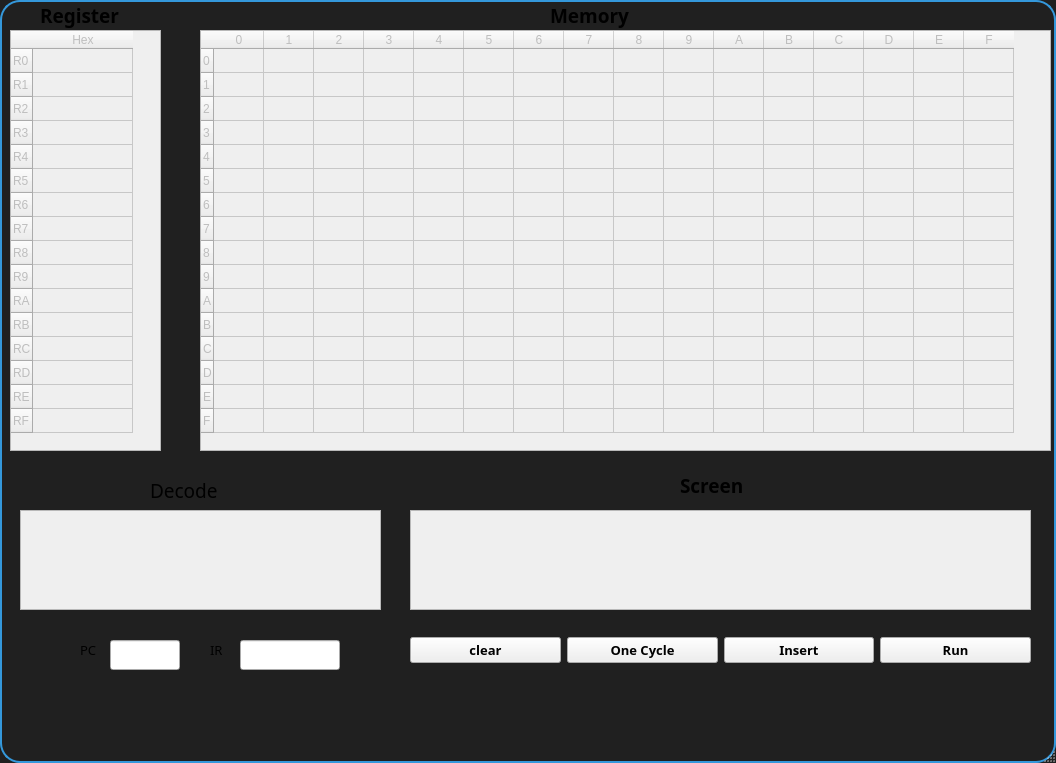
<?xml version="1.0" encoding="UTF-8"?>
<ui version="4.0">
 <class>MainWindow</class>
 <widget class="QMainWindow" name="MainWindow">
  <property name="enabled">
   <bool>true</bool>
  </property>
  <property name="geometry">
   <rect>
    <x>0</x>
    <y>0</y>
    <width>1056</width>
    <height>763</height>
   </rect>
  </property>
  <property name="sizePolicy">
   <sizepolicy hsizetype="Preferred" vsizetype="Preferred">
    <horstretch>0</horstretch>
    <verstretch>0</verstretch>
   </sizepolicy>
  </property>
  <property name="minimumSize">
   <size>
    <width>1056</width>
    <height>0</height>
   </size>
  </property>
  <property name="baseSize">
   <size>
    <width>0</width>
    <height>0</height>
   </size>
  </property>
  <property name="font">
   <font>
    <pointsize>10</pointsize>
    <bold>false</bold>
   </font>
  </property>
  <property name="windowTitle">
   <string>MainWindow</string>
  </property>
  <property name="styleSheet">
   <string notr="true">/* Set a background color for the central widget that will &quot;show through&quot; the rounded corners */
QWidget#centralWidget {
    background-color: #3498db; /* This color will act as the &quot;border-radius color&quot; */
}

/* Style the QMainWindow */
QMainWindow {
    background-color: #202020; /* Main background color of the window */
    border: 2px solid #3498db; /* Border color around the window */
    border-radius: 20px;       /* Rounded corners */
}
</string>
  </property>
  <property name="iconSize">
   <size>
    <width>30</width>
    <height>30</height>
   </size>
  </property>
  <widget class="QWidget" name="centralwidget">
   <widget class="QLabel" name="labelRegister">
    <property name="geometry">
     <rect>
      <x>40</x>
      <y>0</y>
      <width>91</width>
      <height>31</height>
     </rect>
    </property>
    <property name="font">
     <font>
      <family>Segoe UI Semibold</family>
      <pointsize>14</pointsize>
      <bold>true</bold>
     </font>
    </property>
    <property name="text">
     <string>Register</string>
    </property>
   </widget>
   <widget class="QTextEdit" name="screen">
    <property name="enabled">
     <bool>false</bool>
    </property>
    <property name="geometry">
     <rect>
      <x>410</x>
      <y>510</y>
      <width>621</width>
      <height>100</height>
     </rect>
    </property>
    <property name="html">
     <string>&lt;!DOCTYPE HTML PUBLIC &quot;-//W3C//DTD HTML 4.0//EN&quot; &quot;http://www.w3.org/TR/REC-html40/strict.dtd&quot;&gt;
&lt;html&gt;&lt;head&gt;&lt;meta name=&quot;qrichtext&quot; content=&quot;1&quot; /&gt;&lt;meta charset=&quot;utf-8&quot; /&gt;&lt;style type=&quot;text/css&quot;&gt;
p, li { white-space: pre-wrap; }
hr { height: 1px; border-width: 0; }
li.unchecked::marker { content: &quot;\2610&quot;; }
li.checked::marker { content: &quot;\2612&quot;; }
&lt;/style&gt;&lt;/head&gt;&lt;body style=&quot; font-family:'Segoe UI'; font-size:9pt; font-weight:400; font-style:normal;&quot;&gt;
&lt;p style=&quot;-qt-paragraph-type:empty; margin-top:0px; margin-bottom:0px; margin-left:0px; margin-right:0px; -qt-block-indent:0; text-indent:0px;&quot;&gt;&lt;br /&gt;&lt;/p&gt;&lt;/body&gt;&lt;/html&gt;</string>
    </property>
   </widget>
   <widget class="QTableWidget" name="Register">
    <property name="enabled">
     <bool>false</bool>
    </property>
    <property name="geometry">
     <rect>
      <x>10</x>
      <y>30</y>
      <width>151</width>
      <height>421</height>
     </rect>
    </property>
    <property name="styleSheet">
     <string notr="true"/>
    </property>
    <attribute name="verticalHeaderCascadingSectionResizes">
     <bool>false</bool>
    </attribute>
    <attribute name="verticalHeaderMinimumSectionSize">
     <number>24</number>
    </attribute>
    <attribute name="verticalHeaderDefaultSectionSize">
     <number>24</number>
    </attribute>
    <row>
     <property name="text">
      <string>R0</string>
     </property>
    </row>
    <row>
     <property name="text">
      <string>R1</string>
     </property>
    </row>
    <row>
     <property name="text">
      <string>R2</string>
     </property>
    </row>
    <row>
     <property name="text">
      <string>R3</string>
     </property>
    </row>
    <row>
     <property name="text">
      <string>R4</string>
     </property>
    </row>
    <row>
     <property name="text">
      <string>R5</string>
     </property>
    </row>
    <row>
     <property name="text">
      <string>R6</string>
     </property>
    </row>
    <row>
     <property name="text">
      <string>R7</string>
     </property>
    </row>
    <row>
     <property name="text">
      <string>R8</string>
     </property>
    </row>
    <row>
     <property name="text">
      <string>R9</string>
     </property>
    </row>
    <row>
     <property name="text">
      <string>RA</string>
     </property>
    </row>
    <row>
     <property name="text">
      <string>RB</string>
     </property>
    </row>
    <row>
     <property name="text">
      <string>RC</string>
     </property>
    </row>
    <row>
     <property name="text">
      <string>RD</string>
     </property>
    </row>
    <row>
     <property name="text">
      <string>RE</string>
     </property>
    </row>
    <row>
     <property name="text">
      <string>RF</string>
     </property>
    </row>
    <column>
     <property name="text">
      <string>Hex</string>
     </property>
    </column>
   </widget>
   <widget class="QTableWidget" name="Memory">
    <property name="enabled">
     <bool>false</bool>
    </property>
    <property name="geometry">
     <rect>
      <x>200</x>
      <y>30</y>
      <width>851</width>
      <height>421</height>
     </rect>
    </property>
    <property name="font">
     <font>
      <bold>false</bold>
     </font>
    </property>
    <property name="styleSheet">
     <string notr="true">QTableWidget {
                                border-radius: 20px;
   border: 200px solid #3D3D3D;&quot;  // Optional: add a border around the                background-color: #202020;  // Set table background
                                }


&quot;QTableWidget::item {&quot;
    &quot;   background-color: light gray;&quot;  // Background color for table cells
    &quot;   color: cyan&quot;                 // Text color for table cells
    &quot;}&quot;</string>
    </property>
    <attribute name="horizontalHeaderMinimumSectionSize">
     <number>50</number>
    </attribute>
    <attribute name="horizontalHeaderDefaultSectionSize">
     <number>50</number>
    </attribute>
    <attribute name="verticalHeaderMinimumSectionSize">
     <number>24</number>
    </attribute>
    <attribute name="verticalHeaderDefaultSectionSize">
     <number>24</number>
    </attribute>
    <row>
     <property name="text">
      <string>0</string>
     </property>
    </row>
    <row>
     <property name="text">
      <string>1</string>
     </property>
    </row>
    <row>
     <property name="text">
      <string>2</string>
     </property>
    </row>
    <row>
     <property name="text">
      <string>3</string>
     </property>
    </row>
    <row>
     <property name="text">
      <string>4</string>
     </property>
    </row>
    <row>
     <property name="text">
      <string>5</string>
     </property>
    </row>
    <row>
     <property name="text">
      <string>6</string>
     </property>
    </row>
    <row>
     <property name="text">
      <string>7</string>
     </property>
    </row>
    <row>
     <property name="text">
      <string>8</string>
     </property>
    </row>
    <row>
     <property name="text">
      <string>9</string>
     </property>
    </row>
    <row>
     <property name="text">
      <string>A</string>
     </property>
    </row>
    <row>
     <property name="text">
      <string>B</string>
     </property>
    </row>
    <row>
     <property name="text">
      <string>C</string>
     </property>
    </row>
    <row>
     <property name="text">
      <string>D</string>
     </property>
    </row>
    <row>
     <property name="text">
      <string>E</string>
     </property>
    </row>
    <row>
     <property name="text">
      <string>F</string>
     </property>
    </row>
    <column>
     <property name="text">
      <string>0</string>
     </property>
    </column>
    <column>
     <property name="text">
      <string>1</string>
     </property>
    </column>
    <column>
     <property name="text">
      <string>2</string>
     </property>
    </column>
    <column>
     <property name="text">
      <string>3</string>
     </property>
    </column>
    <column>
     <property name="text">
      <string>4</string>
     </property>
    </column>
    <column>
     <property name="text">
      <string>5</string>
     </property>
    </column>
    <column>
     <property name="text">
      <string>6</string>
     </property>
    </column>
    <column>
     <property name="text">
      <string>7</string>
     </property>
    </column>
    <column>
     <property name="text">
      <string>8</string>
     </property>
    </column>
    <column>
     <property name="text">
      <string>9</string>
     </property>
    </column>
    <column>
     <property name="text">
      <string>A</string>
     </property>
    </column>
    <column>
     <property name="text">
      <string>B</string>
     </property>
    </column>
    <column>
     <property name="text">
      <string>C</string>
     </property>
    </column>
    <column>
     <property name="text">
      <string>D</string>
     </property>
    </column>
    <column>
     <property name="text">
      <string>E</string>
     </property>
    </column>
    <column>
     <property name="text">
      <string>F</string>
     </property>
    </column>
    <item row="0" column="0">
     <property name="text">
      <string/>
     </property>
    </item>
    <item row="9" column="0">
     <property name="text">
      <string/>
     </property>
    </item>
   </widget>
   <widget class="QLabel" name="labelMemory">
    <property name="geometry">
     <rect>
      <x>550</x>
      <y>0</y>
      <width>111</width>
      <height>31</height>
     </rect>
    </property>
    <property name="font">
     <font>
      <family>Segoe UI Semibold</family>
      <pointsize>14</pointsize>
      <bold>true</bold>
     </font>
    </property>
    <property name="text">
     <string>Memory</string>
    </property>
   </widget>
   <widget class="QWidget" name="layoutWidget">
    <property name="geometry">
     <rect>
      <x>410</x>
      <y>620</y>
      <width>621</width>
      <height>61</height>
     </rect>
    </property>
    <layout class="QHBoxLayout" name="horizontalLayout_2">
     <item>
      <widget class="QPushButton" name="pushButton">
       <property name="font">
        <font>
         <family>Segoe UI Semibold</family>
         <pointsize>10</pointsize>
         <bold>true</bold>
        </font>
       </property>
       <property name="text">
        <string>clear</string>
       </property>
      </widget>
     </item>
     <item>
      <widget class="QPushButton" name="bttnDecode">
       <property name="font">
        <font>
         <family>Segoe UI Semibold</family>
         <pointsize>10</pointsize>
         <bold>true</bold>
        </font>
       </property>
       <property name="text">
        <string>One Cycle</string>
       </property>
      </widget>
     </item>
     <item>
      <widget class="QPushButton" name="bttnInsert">
       <property name="font">
        <font>
         <family>Segoe UI Semibold</family>
         <pointsize>10</pointsize>
         <bold>true</bold>
        </font>
       </property>
       <property name="text">
        <string>Insert</string>
       </property>
      </widget>
     </item>
     <item>
      <widget class="QPushButton" name="bttnRun">
       <property name="font">
        <font>
         <family>Segoe UI Semibold</family>
         <pointsize>10</pointsize>
         <bold>true</bold>
        </font>
       </property>
       <property name="text">
        <string>Run</string>
       </property>
      </widget>
     </item>
    </layout>
   </widget>
   <widget class="QLabel" name="label">
    <property name="geometry">
     <rect>
      <x>680</x>
      <y>470</y>
      <width>91</width>
      <height>31</height>
     </rect>
    </property>
    <property name="font">
     <font>
      <family>Segoe UI Semibold</family>
      <pointsize>14</pointsize>
      <bold>true</bold>
     </font>
    </property>
    <property name="text">
     <string>Screen</string>
    </property>
   </widget>
   <widget class="QLineEdit" name="IR">
    <property name="geometry">
     <rect>
      <x>240</x>
      <y>640</y>
      <width>100</width>
      <height>30</height>
     </rect>
    </property>
    <property name="text">
     <string/>
    </property>
   </widget>
   <widget class="QLineEdit" name="PC">
    <property name="geometry">
     <rect>
      <x>110</x>
      <y>640</y>
      <width>70</width>
      <height>30</height>
     </rect>
    </property>
    <property name="baseSize">
     <size>
      <width>10</width>
      <height>10</height>
     </size>
    </property>
   </widget>
   <widget class="QLabel" name="label_2">
    <property name="geometry">
     <rect>
      <x>210</x>
      <y>640</y>
      <width>21</width>
      <height>20</height>
     </rect>
    </property>
    <property name="font">
     <font>
      <family>Segoe UI Semibold</family>
      <pointsize>10</pointsize>
     </font>
    </property>
    <property name="text">
     <string>IR</string>
    </property>
   </widget>
   <widget class="QLabel" name="label_3">
    <property name="geometry">
     <rect>
      <x>80</x>
      <y>640</y>
      <width>31</width>
      <height>20</height>
     </rect>
    </property>
    <property name="font">
     <font>
      <family>Segoe UI Semibold</family>
      <pointsize>10</pointsize>
     </font>
    </property>
    <property name="text">
     <string>PC</string>
    </property>
   </widget>
   <widget class="QTextEdit" name="Decode">
    <property name="enabled">
     <bool>false</bool>
    </property>
    <property name="geometry">
     <rect>
      <x>20</x>
      <y>510</y>
      <width>361</width>
      <height>100</height>
     </rect>
    </property>
    <property name="html">
     <string>&lt;!DOCTYPE HTML PUBLIC &quot;-//W3C//DTD HTML 4.0//EN&quot; &quot;http://www.w3.org/TR/REC-html40/strict.dtd&quot;&gt;
&lt;html&gt;&lt;head&gt;&lt;meta name=&quot;qrichtext&quot; content=&quot;1&quot; /&gt;&lt;meta charset=&quot;utf-8&quot; /&gt;&lt;style type=&quot;text/css&quot;&gt;
p, li { white-space: pre-wrap; }
hr { height: 1px; border-width: 0; }
li.unchecked::marker { content: &quot;\2610&quot;; }
li.checked::marker { content: &quot;\2612&quot;; }
&lt;/style&gt;&lt;/head&gt;&lt;body style=&quot; font-family:'Segoe UI'; font-size:9pt; font-weight:400; font-style:normal;&quot;&gt;
&lt;p style=&quot;-qt-paragraph-type:empty; margin-top:0px; margin-bottom:0px; margin-left:0px; margin-right:0px; -qt-block-indent:0; text-indent:0px;&quot;&gt;&lt;br /&gt;&lt;/p&gt;&lt;/body&gt;&lt;/html&gt;</string>
    </property>
   </widget>
   <widget class="QLabel" name="label_4">
    <property name="geometry">
     <rect>
      <x>150</x>
      <y>480</y>
      <width>101</width>
      <height>20</height>
     </rect>
    </property>
    <property name="font">
     <font>
      <family>Segoe UI Semibold</family>
      <pointsize>14</pointsize>
      <bold>false</bold>
     </font>
    </property>
    <property name="text">
     <string>Decode</string>
    </property>
   </widget>
   <zorder>labelMemory</zorder>
   <zorder>labelRegister</zorder>
   <zorder>screen</zorder>
   <zorder>Register</zorder>
   <zorder>Memory</zorder>
   <zorder>layoutWidget</zorder>
   <zorder>label</zorder>
   <zorder>IR</zorder>
   <zorder>PC</zorder>
   <zorder>label_2</zorder>
   <zorder>label_3</zorder>
   <zorder>Decode</zorder>
   <zorder>label_4</zorder>
  </widget>
  <widget class="QMenuBar" name="menubar">
   <property name="geometry">
    <rect>
     <x>0</x>
     <y>0</y>
     <width>1056</width>
     <height>25</height>
    </rect>
   </property>
  </widget>
  <widget class="QStatusBar" name="statusbar"/>
 </widget>
 <resources/>
 <connections/>
</ui>
